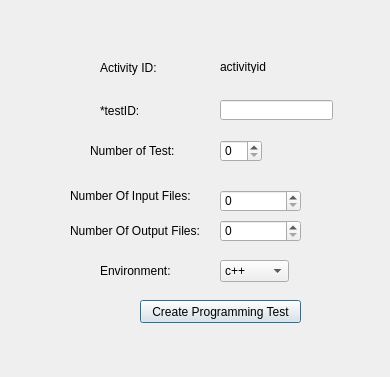
<?xml version="1.0" encoding="UTF-8"?>
<ui version="4.0">
 <class>programming</class>
 <widget class="QDialog" name="programming">
  <property name="geometry">
   <rect>
    <x>0</x>
    <y>0</y>
    <width>390</width>
    <height>377</height>
   </rect>
  </property>
  <property name="windowTitle">
   <string>Dialog</string>
  </property>
  <widget class="QLabel" name="label_3">
   <property name="geometry">
    <rect>
     <x>70</x>
     <y>180</y>
     <width>121</width>
     <height>31</height>
    </rect>
   </property>
   <property name="text">
    <string>Number Of Input Files: </string>
   </property>
  </widget>
  <widget class="QPushButton" name="pushButton_update_P_Test">
   <property name="geometry">
    <rect>
     <x>140</x>
     <y>300</y>
     <width>161</width>
     <height>23</height>
    </rect>
   </property>
   <property name="text">
    <string>Create Programming Test</string>
   </property>
  </widget>
  <widget class="QLabel" name="label_4">
   <property name="geometry">
    <rect>
     <x>70</x>
     <y>220</y>
     <width>131</width>
     <height>21</height>
    </rect>
   </property>
   <property name="text">
    <string>Number Of Output Files:</string>
   </property>
  </widget>
  <widget class="QLabel" name="label_activityId">
   <property name="geometry">
    <rect>
     <x>220</x>
     <y>60</y>
     <width>47</width>
     <height>13</height>
    </rect>
   </property>
   <property name="text">
    <string>activityid</string>
   </property>
  </widget>
  <widget class="QLineEdit" name="txtTestID">
   <property name="geometry">
    <rect>
     <x>220</x>
     <y>100</y>
     <width>113</width>
     <height>20</height>
    </rect>
   </property>
  </widget>
  <widget class="QLabel" name="label">
   <property name="geometry">
    <rect>
     <x>100</x>
     <y>60</y>
     <width>71</width>
     <height>16</height>
    </rect>
   </property>
   <property name="text">
    <string>Activity ID:</string>
   </property>
  </widget>
  <widget class="QLabel" name="label_5">
   <property name="geometry">
    <rect>
     <x>100</x>
     <y>260</y>
     <width>71</width>
     <height>21</height>
    </rect>
   </property>
   <property name="text">
    <string>Environment:</string>
   </property>
  </widget>
  <widget class="QSpinBox" name="numOutput">
   <property name="geometry">
    <rect>
     <x>220</x>
     <y>220</y>
     <width>81</width>
     <height>22</height>
    </rect>
   </property>
  </widget>
  <widget class="QSpinBox" name="numInput">
   <property name="geometry">
    <rect>
     <x>220</x>
     <y>190</y>
     <width>81</width>
     <height>22</height>
    </rect>
   </property>
  </widget>
  <widget class="QSpinBox" name="spinBox_numTests">
   <property name="geometry">
    <rect>
     <x>220</x>
     <y>140</y>
     <width>42</width>
     <height>22</height>
    </rect>
   </property>
  </widget>
  <widget class="QLabel" name="label_2">
   <property name="geometry">
    <rect>
     <x>90</x>
     <y>140</y>
     <width>91</width>
     <height>21</height>
    </rect>
   </property>
   <property name="text">
    <string>Number of Test:</string>
   </property>
  </widget>
  <widget class="QLabel" name="label_testID">
   <property name="geometry">
    <rect>
     <x>100</x>
     <y>100</y>
     <width>61</width>
     <height>21</height>
    </rect>
   </property>
   <property name="text">
    <string>*testID:</string>
   </property>
  </widget>
  <widget class="QComboBox" name="comboBox_environment">
   <property name="geometry">
    <rect>
     <x>220</x>
     <y>260</y>
     <width>69</width>
     <height>22</height>
    </rect>
   </property>
   <item>
    <property name="text">
     <string>c++</string>
    </property>
   </item>
   <item>
    <property name="text">
     <string>Java</string>
    </property>
   </item>
   <item>
    <property name="text">
     <string>Eclipse</string>
    </property>
   </item>
   <item>
    <property name="text">
     <string>QT</string>
    </property>
   </item>
  </widget>
 </widget>
 <resources/>
 <connections/>
</ui>
